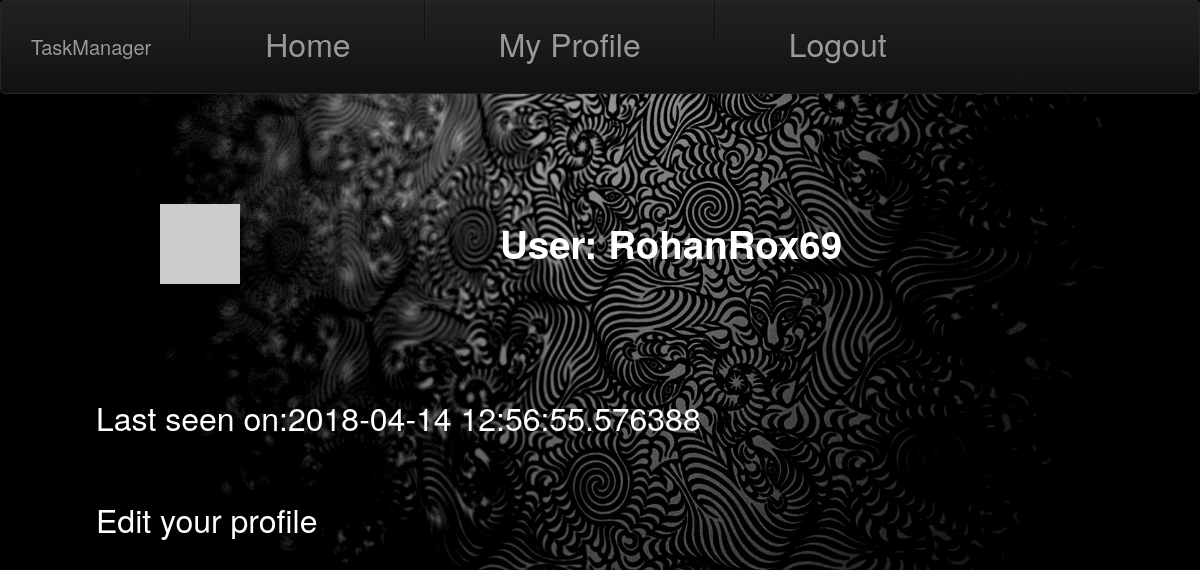
The page /user/RohanRox69/ (signed in) on the database as committed earlier.
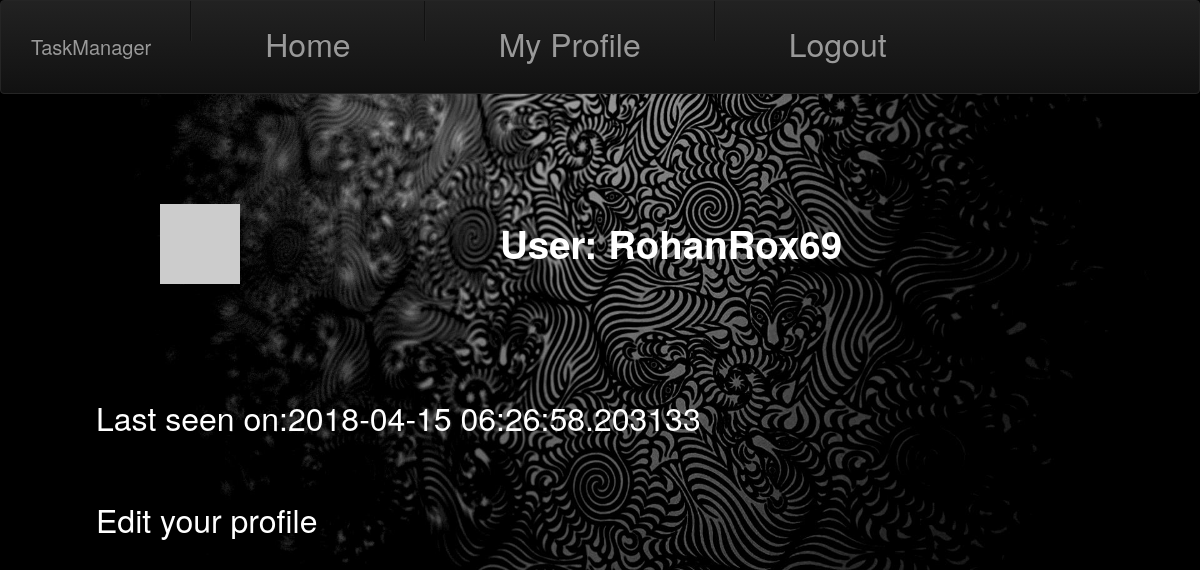
The same page on the database as committed later.
### app/models.py (models this page shows, shortened)
class User(UserMixin, db.Model):
    id = db.Column(db.Integer, primary_key=True)
    name = db.Column(db.String(64), nullable=False)
    username = db.Column(db.String(64), index=True,
                         unique=True, nullable=False)
    password_hash = db.Column(db.String(128), nullable=False)
    email = db.Column(db.String(150), index=True, unique=True, nullable=False)
    about_me = db.Column(db.String(150))
    last_seen = db.Column(db.DateTime, default=datetime.utcnow)
    def avatar(self, size):
        digest = md5(self.email.lower().encode('utf-8')).hexdigest()
        return 'https://www.gravatar.com/avatar/{}?d=identicon&s={}'.format(digest, size)

### app/routes.py (the view)
@app.route('/user/<username>/')
@login_required
def user(username):
    user = User.query.filter_by(username=username).first_or_404()
    return render_template('user.html', user=user)

### app/models.py (called while the page is built)
@login.user_loader
def load_user(id):
    return User.query.get(int(id))

### app/routes.py (called while the page is built)
@app.before_request
def before_request():
    if current_user.is_authenticated:
        current_user.last_seen = datetime.utcnow()
        db.session.commit()

### app/templates/user.html (shortened to what this page needs)
{% extends "base.html" %}
{% block content %}
<div class="flex-container">
  <div class="flex-row-item-img">
    <img class="profile-pic" src= "{{ user.avatar(128) }}">
  </div>
  <div class="flex-row-item-txt">
    <h1>User: {{ user.username }}</h1>
  </div>
</div>
  <br>
{% if user.last_seen %}<p>Last seen on:{{ user.last_seen }}</p>{%endif%}
<br>
{% if user == current_user %}
<p><a href="{{ url_for('edit_profile')}}"> Edit your profile</a></p>
{% endif %}
{% endblock %}

Rows that differ between the two databases and show on the page:
changed User "RohanRox69": last_seen "2018-04-14 12:56:55.576388" → "2018-04-15 06:26:58.203133"
